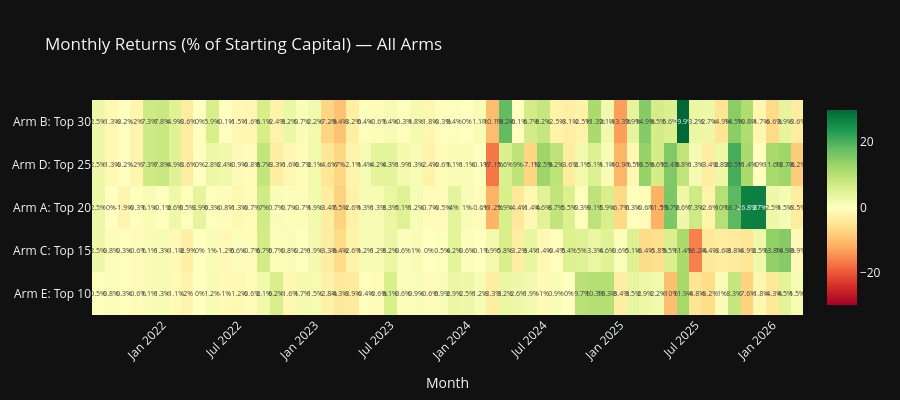

The cell this chart's notebook holds for it:
### Code cell
# --- Monthly Returns Comparison (Heatmap) ---

monthly_data = {}
for key, label in zip(ARM_KEYS, ARM_LABELS):
    ts = all_trades[key].sort_values('close_date').copy()
    ts['month'] = ts['close_date'].dt.to_period('M')
    monthly_pnl = ts.groupby('month')['profit_abs'].sum()
    monthly_ret = (monthly_pnl / STARTING_BALANCE) * 100
    monthly_data[label] = monthly_ret

monthly_df = pd.DataFrame(monthly_data)
monthly_df.index = monthly_df.index.astype(str)
monthly_df = monthly_df.fillna(0)

fig = go.Figure(data=go.Heatmap(
    z=monthly_df.T.values,
    x=monthly_df.index.tolist(),
    y=monthly_df.columns.tolist(),
    colorscale='RdYlGn',
    zmid=0,
    text=np.round(monthly_df.T.values, 1),
    texttemplate='%{text}%',
    textfont=dict(size=7),
))
fig.update_layout(
    title='Monthly Returns (% of Starting Capital) — All Arms',
    xaxis_title='Month',
    template=TEMPLATE,
    height=400,
    xaxis_tickangle=-45,
)
fig.show()

### Figure 1 — Plotly figure (JSON) as saved in the notebook; plotly's stock layout.template omitted (floating-point values rounded to 4 significant figures; data arrays with more than 128 entries replaced by an {"elided": "..."} marker saying what was removed)
{"data": [{"colorscale": [[0.0, "rgb(165,0,38)"], [0.1, "rgb(215,48,39)"], [0.2, "rgb(244,109,67)"], [0.3, "rgb(253,174,97)"], [0.4, "rgb(254,224,139)"], [0.5, "rgb(255,255,191)"], [0.6, "rgb(217,239,139)"], [0.7, "rgb(166,217,106)"], [0.8, "rgb(102,189,99)"], [0.9, "rgb(26,152,80)"], [1.0, "rgb(0,104,55)"]], "text": {"elided": "5x56 float values"}, "textfont": {"size": 7}, "texttemplate": "%{text}%", "type": "heatmap", "x": ["2021-08", "2021-09", "2021-10", "2021-11", "2021-12", "2022-01", "2022-02", "2022-03", "2022-04", "2022-05", "2022-06", "2022-07", "2022-08", "2022-09", "2022-10", "2022-11", "2022-12", "2023-01", "2023-02", "2023-03", "2023-04", "2023-05", "2023-06", "2023-07", "2023-08", "2023-09", "2023-10", "2023-11", "2023-12", "2024-01", "2024-02", "2024-03", "2024-04", "2024-05", "2024-06", "2024-07", "2024-08", "2024-09", "2024-10", "2024-11", "2024-12", "2025-01", "2025-02", "2025-03", "2025-04", "2025-05", "2025-06", "2025-07", "2025-08", "2025-09", "2025-10", "2025-11", "2025-12", "2026-01", "2026-02", "2026-03"], "y": ["Arm E: Top 10", "Arm C: Top 15", "Arm A: Top 20", "Arm D: Top 25", "Arm B: Top 30"], "z": {"elided": "5x56 float values"}, "zmid": 0}], "layout": {"height": 400, "title": {"text": "Monthly Returns (% of Starting Capital) — All Arms"}, "xaxis": {"tickangle": -45, "title": {"text": "Month"}}}}
